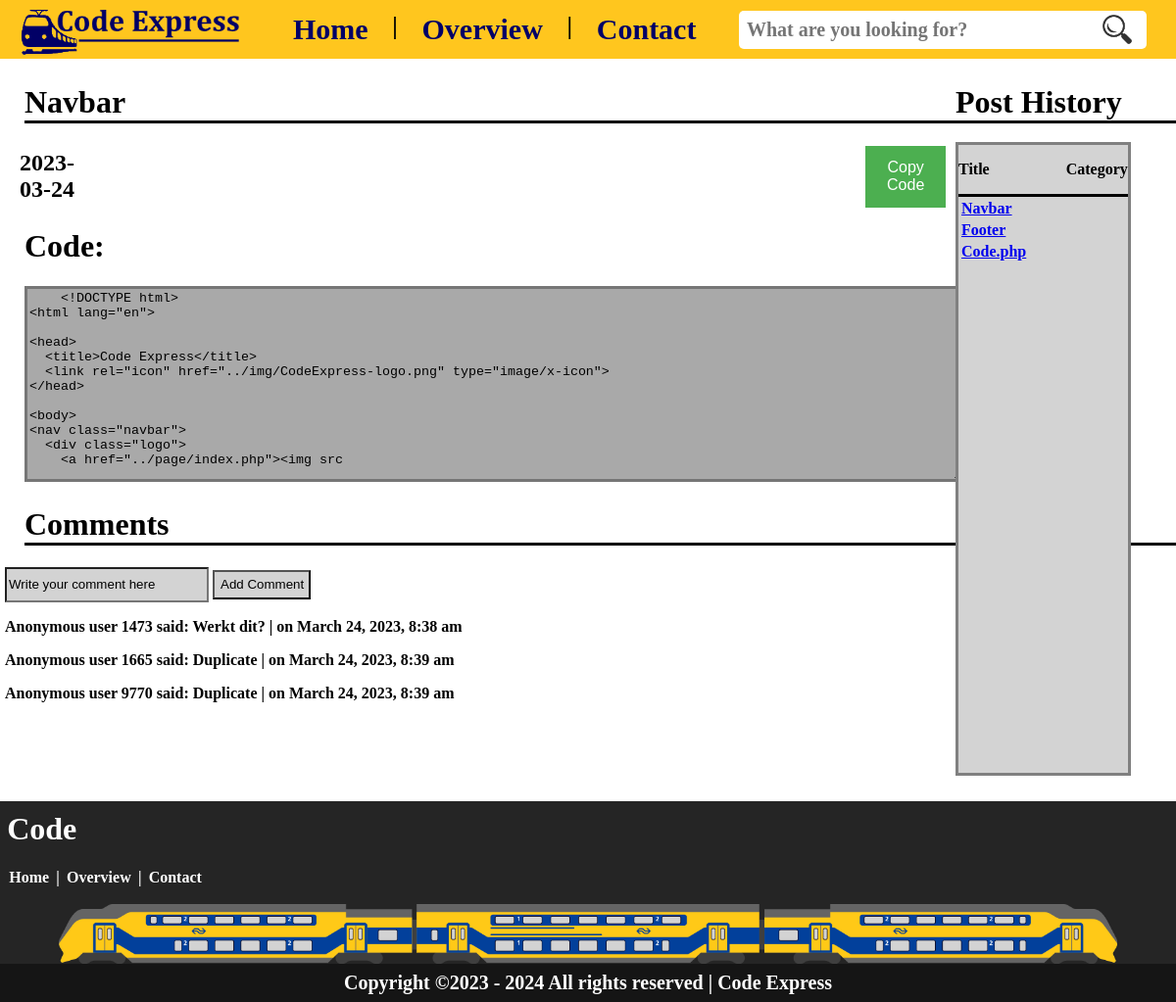
The app's page /page/code.php?id=1 with its own data.
### tables this page shows
CREATE TABLE `configuration` (
  `id` int(11) NOT NULL,
  `code` longtext NOT NULL,
  `title` varchar(255) NOT NULL,
  `date` date DEFAULT NULL,
  `description` text DEFAULT NULL,
  `creator` varchar(255) DEFAULT NULL,
  `email` varchar(255) DEFAULT NULL,
  `tags` varchar(255) DEFAULT NULL
);

CREATE TABLE `comments` (
  `id` int(11) NOT NULL,
  `comment_text` longtext NOT NULL,
  `username` varchar(255) DEFAULT NULL,
  `date_created` datetime NOT NULL,
  `problem_id` int(11) NOT NULL
);

### page/code.php (the view, shortened to what this page needs)
<?php
include '../include/connection.php';
if (isset($_GET['id'])) {
    $id = intval($_GET['id']);
} else {
    $title = "CodeExpress";
}
?>
<!DOCTYPE html>
<html lang="en">
<head>
    <link rel="stylesheet" href="https://codemirror.net/theme/dracula.css">
    <link rel="stylesheet" href="https://cdnjs.cloudflare.com/ajax/libs/codemirror/5.62.0/codemirror.min.css" />
    <link rel="stylesheet" href="https://cdnjs.cloudflare.com/ajax/libs/codemirror/5.62.0/theme/darcula.min.css" />
    <?php
    $stmt = $pdo->prepare("SELECT * FROM configuration WHERE id = ?");
    $stmt->execute([$id]);
    $code = $stmt->fetch(PDO::FETCH_OBJ);
    function getTitle()
    {
        global $code;
        return $code->title;
    }
    function getDatum()
    {
        global $code;
        return $code->date;
    }
    function getCode()
    {
        global $code;
        return htmlspecialchars($code->code);
    }
    ?>
</head>
<body>
    <?php include "../include/navbar.php" ?>
    <div class="code-container">
        <div class="left-container">
            <h1 class="config"><?php echo getTitle(); ?></h1>
            <div class="header-box">
                <h2 class="margin"><?php echo getDatum(); ?></h2>
                <button id="copy-btn" onclick="copyToClipboard()">Copy Code</button>
            </div>
            <form method="post" action="../page/index.php">
                <h1 class="config-code">Code:</h1>
                <textarea cols="80" rows="10" id="code" type="text" name="code" mode="text/html">
    <?php echo getCode(); ?>
</textarea>
            </form>
            <div>
                <h1 class="config">Comments</h1>
                <form method="post">
                    <div class="flex-direction-column">
                        <input class="code-input" type="text" id="comment_text" name="comment_text" placeholder="Write your comment here">
                        <input class="code-button" type="submit" name="submit" value="Add Comment">
                    </div>
                    <?php
                    $conn = mysqli_connect("localhost", "root", "", "codeexpress");
                    $problem_id = $_GET['id'];
                    $sql = "SELECT * FROM comments WHERE problem_id = $problem_id";
                    $result = mysqli_query($conn, $sql);
                    while ($row = mysqli_fetch_assoc($result)) {
                        echo "<p>Anonymous user " . $row['username'] . " said: " . $row['comment_text'] . " | on " . date("F j, Y, g:i a", strtotime($row['date_created'])) . "</p>";
                    }
                    ?>
                </form>
            </div>
        </div>
        <div class="right-container">
            <h1>Post History</h1>
            <div class="right-container-content">
                <div class="line">
                    <div class="flex-direction-row-height">
                        <p class="margin-righter">Title</p>
                        <p>Category</p>
                    </div>
                </div>
                <div class="table-container">
                    <table>
                        <?php
                        $sql = "SELECT * FROM configuration";
                        $result = $pdo->query($sql);
                        if ($result->rowCount() > 0) {
                            while ($row = $result->fetch()) {
                                echo "<tr>";
                                echo "<td><a class='margin-right' href='../page/code.php?id=" . $row['id'] . "'>" . $row["title"] . "</a></td>";
                                echo "<td>" . $row["category"] . "</td>";
                                echo "</tr>";
                            }
                        } else {
                            echo "<tr><td colspan='2'>No results found</td></tr>";
                        }
                        ?>
                    </table>
                </div>
            </div>
        </div>
    </div>
    <?php include "../include/footer.php" ?>
</body>
</html>

### include/navbar.php (shortened to what this page needs)
<!DOCTYPE html>
<html lang="en">
<head>
</head>
<body>
<nav class="navbar">
  <div class="logo">
    <a href="../page/index.php"><img src="../img/CodeExpress-logo-text.png" alt="Logo"></a>
  </div>
  <ul class="navbar-all-code-links">
    <li><a href="../page/index.php">Home</a></li>
    <li>
    <div>ㅤ</div>
    </li>
    <li>
      <div class="separator">|</div>
    </li>
    <li>
    <div>ㅤ</div>
    </li>
    <li><a href="../page/overview.php">Overview</a></li>
    <li>
    <div>ㅤ</div>
    </li>
    <li>
      <div class="separator">|</div>
    </li>
    <li>
    <div>ㅤ</div>
    </li>
    <li><a href="mailto:infocodeexpress@gmail.com">Contact</a></li>
  </ul>
  <form action="../page/overview.php" method="get">
    <div class="search-bar">
      <input id="search-input" type="text" name="q" placeholder="What are you looking for?" value="<?php echo isset($_GET['q']) ? htmlspecialchars($_GET['q']) : '' ?>">
      <img src="../img/spyglass.png" alt="spyglass"></button>
    </div>
  </form>
</nav>
</body>
</html>

### include/footer.php (shortened to what this page needs)
<!DOCTYPE html>
<html lang="en">
<head>
</head>
<body>
    <Footer>
        <h1 class="footer-text">Code</h1>
        <div id="footer-codes">
            <a id="footer-html" href="../page/index.php">Home</a> | <a id="footer-html" href="../page/overview.php">Overview</a> | <a id="footer-html" href="mailto:infocodeexpress@gmail.com">Contact</a>
        </div>
        <div id="train-container">
            <img id="train" src="../img/trainBG.png" alt="train">
        </div>
        <div>
            <a id="footer-copyright" href="../page/index.php">Copyright &copy;2023 - 2024 All rights reserved | Code Express</a>
        </div>
    </Footer>
</body>
</html>

### records on screen
configuration: title "Navbar", date "2023-03-24", code "<!DOCTYPE html> <html lang=\"en\"> <head> <title>Code Express</title> <link rel=\"icon\" href=\"../img/CodeExpress-logo.png\" type=\"image/x-icon\"> </head> <body> <nav class=\"navbar\"> <div class=\"logo\"> <a href=\"../page/index.php\"><img src"
comments: username "1473", comment_text "Werkt dit?", date_created "March 24, 2023, 8:38 am"
comments: username "1665", comment_text "Duplicate", date_created "March 24, 2023, 8:39 am"
comments: username "9770", comment_text "Duplicate", date_created "March 24, 2023, 8:39 am"
configuration: title "Footer"
configuration: title "Code.php"
